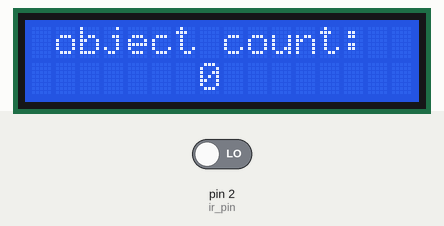
This sketch was run on a simulated Arduino Uno, built with avr-gcc and run on an emulated ATmega328P. On the bench: 16×2 character LCD. The inputs (shaded band) are chosen by the test bench; at power-on: pin 2 (ir_pin) LOW. What the sketch prints to the serial monitor is not drawn.

Above: at 1.2 s.
1.3 s: pin 2 (ir_pin) driven HIGH
At 2.1 s:
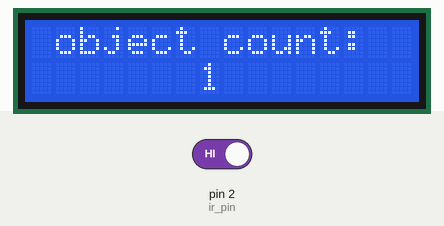
At 2.9 s:
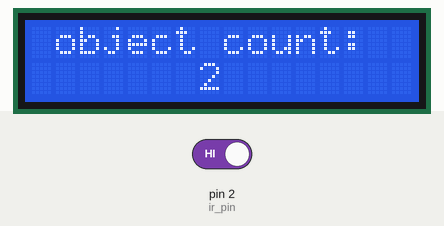
Timing chart, 0 to 4.4 s (numbered marks = the images above; inputs shaded):
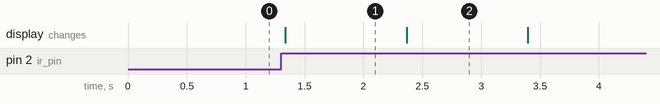

Measured:
- after the input at 1.3 s, the display: changes at once (image 1)
- what the display in image 1 shows lasts 1.1 s, from 1.3 s to 2.4 s

The sketch:

Task_2_mars__.ino
```cpp
#include <LiquidCrystal_I2C.h>


#include  <Wire.h>
LiquidCrystal_I2C lcd(0x27,  16, 2);
const int ir_pin = 2;

int objectcount = 0;
int sensorstate = 0;
int latesensorstate = 0;
void setup() {
  // put your setup code here, to run once:
  Serial.begin(9600);
  lcd.init();
  lcd.backlight();
  pinMode(ir_pin, INPUT);

}

void loop() {
  // put your main code here, to run repeatedly:
sensorstate = digitalRead(ir_pin);
lcd.setCursor(1,0);
    lcd.print("object count:");
    lcd.setCursor(7,1);
    lcd.print(objectcount);


  if(sensorstate == HIGH){
    objectcount++;
    Serial.print("object is detected!! count:");
    Serial.println(objectcount);

    lcd.setCursor(1,0);
    lcd.print("object count:");
    lcd.setCursor(7,1);
    lcd.print(objectcount);
    delay(1000);

  }
}
```
